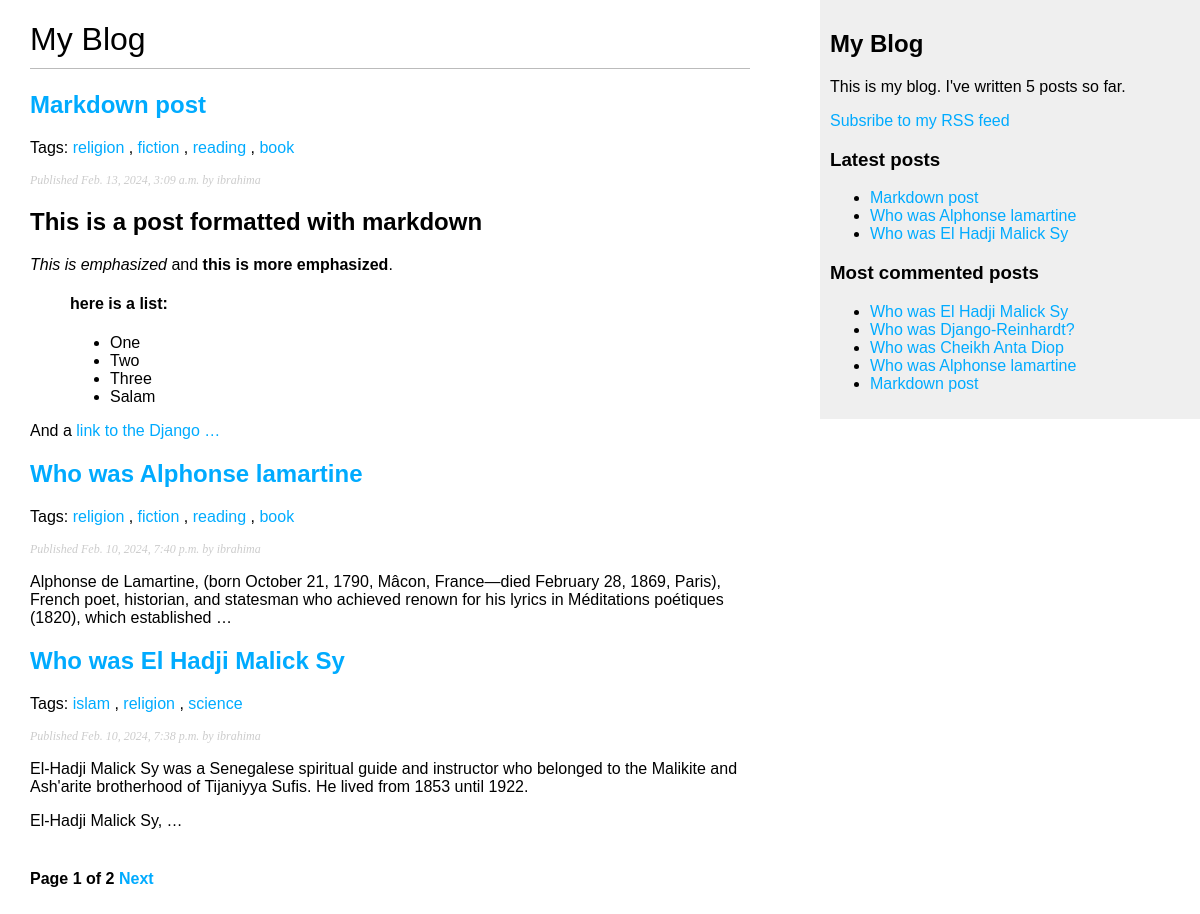
Screenshot of /blog/ with the database file from the repository.
### blog/models.py (models this page shows, shortened)
class Post(models.Model):
    class Status(models.TextChoices):
        DRAFT = 'DF','Draft'
        PUBLISHED= 'PB', 'Published'
    title= models.CharField(max_length=250)
    slug=models.SlugField(max_length=250, unique_for_date='publish')
    author = models.ForeignKey(User, on_delete= models.CASCADE, related_name='blog_posts')
    body = models.TextField()
    publish = models.DateTimeField(default=timezone.now)
    created = models.DateTimeField(auto_now_add=True)
    updated= models.DateTimeField(auto_now=True)
    status = models.CharField(max_length=2, choices=Status.choices,
                              default=Status.DRAFT)
    objects = models.Manager()
    published= PublishedManager()
    class Meta:
        ordering= ['-publish']
        indexes = [
            models.Index(fields=['-publish'])
        ]
    tags = TaggableManager()
    def get_absolute_url(self):
         return reverse('blog:post_detail',
                        args=[self.publish.year, self.publish.month,
                                self.publish.day, self.slug])

### blog/views.py (the view)
# urls.py: path("", views.post_list, name='post_list'),
def post_list(request, tag_slug=None):
    post_list= Post.published.all()
    tag = None
    if tag_slug:
       tag = get_object_or_404(Tag, slug=tag_slug)
       post_list= post_list.filter(tags__in=[tag])
    paginator = Paginator(post_list, 3)
    page_number = request.GET.get('page', 1)
    try:
      posts = paginator.page(page_number)
    except PageNotAnInteger:
       posts=paginator.page(1)
    except EmptyPage:
       posts = paginator.page(paginator.num_pages)
    return render(request, 'blog/post/list.html', {'posts':posts, 'tag':tag})

### blog/models.py (called while the page is built)
       def get_queryset(self):
           return super().get_queryset()\
                        .filter(status=Post.Status.PUBLISHED)

### blog/templatetags/blog__tags.py (called while the page is built)
@register.simple_tag
def total_posts():
    return Post.published.count()

@register.inclusion_tag('blog/post/latest_posts.html')
def show_latest_posts(count=5):
    latest_posts =Post.published.order_by('-publish')[:count]
    return {'latest_posts': latest_posts}

@register.simple_tag
def get_most_commented_posts(count=5):
    return Post.published.annotate(total_comments=Count('comments')).order_by('-total_comments')[:count]

@register.filter(name='markdown')
def markdown_format(text):
    return mark_safe(markdown.markdown(text))

### blog/templates/blog/post/list.html (shortened to what this page needs)
{% extends 'blog/base.html' %}
{% load blog__tags %}
{% block content %}
<h1>My Blog</h1>
{% for post in posts %}
 <h2>
     <a href="{{post.get_absolute_url}}"> {{post.title}}</a>
 </h2>
     <p class="tags">
        Tags:
        {% for tag in post.tags.all %}
          <a href="{%url "blog:post_list_by_tag" tag.slug %}">
              {{ tag.name }}
          </a>
          {% if not forloop.last%}, {% endif %}
          {% endfor %}
     </p>
 <p class="date">
 Published {{post.publish}} by {{post.author }}
 </p>
 {{post.body|markdown|truncatewords_html:30}}
 {% endfor %}
   {% include "pagination.html" with page=posts %}
 {% endblock %}

### blog/templates/blog/base.html (shortened to what this page needs)
{% load blog__tags %}
{% load static %}
<!DOCTYPE html>
<html lang="en">
<head>
    <link rel="stylesheet" href="{% static "css/blog.css" %}">
</head>
<body>
    <div id="content">
        {% block content %}
        {% endblock %}
    </div>
       <div id="sidebar">
        <h2>My Blog</h2>
        <p>This is my blog.  I've written {% total_posts%}  posts so far.</p>
          <p>
            <a href="{% url 'blog:post_feed'%}"> Subsribe to my RSS feed</a>
          </p>
        <h3>Latest posts</h3>
            {% show_latest_posts 3 %}
            <h3>Most commented posts</h3>
            {% get_most_commented_posts as most_commented_posts%}
            <ul>
                {% for post in most_commented_posts %}
                <li>
                    <a href="{{post.get_absolute_url}}">{{post.title }}</a>
                </li>
                {% endfor %}
            </ul>
       </div>
</body>
</html>

### blog/templates/pagination.html (shortened to what this page needs)
<div class="pagination">
    <span class="step-links">
       <span class="current">
        Page {{page.number}} of {{page.paginator.num_pages}}
       </span>
       {% if page.has_next %}
       <a href="?page={{page.next_page_number}}">Next</a>
       {% endif %}
    </span>
</div>

### blog/templates/blog/post/latest_posts.html
<ul>
   {% for post in latest_posts %}
   <li>
    <a href="{{post.get_absolute_url}}">{{ post.title}}</a>
   </li>
   {% endfor %}
</ul>

### blog/static/css/blog.css (style rules this page uses)
body { margin:0; padding: 0; font-family: Arial, Helvetica, sans-serif; }
a { color: #00abff; text-decoration: none; }
h1 { font-weight: normal; border-bottom: 1px solid #bbb; padding: 0 0 10px 0; }
#content { float: left; width: 60%; padding: 0 0 0 30px; }
#sidebar { float:right; width:30%; padding: 10px; background: #efefef; height: 100%; }
p.date { color:#ccc; font-family: georgia, serif; font-size: 12px; font-style: italic; }
.pagination { margin:40px 0; font-weight:bold; }

### rows the page displays
Post: title "Markdown post", publish "Feb. 13, 2024, 3:09 a.m.", author "ibrahima", body "This is a post formatted with markdown This is emphasized and this is more emphasized . here is a list: One Two Three Salam And a link to the Django …"
Tag: name "religion"
Tag: name "fiction"
Tag: name "reading"
Tag: name "book"
Post: title "Who was Alphonse lamartine", publish "Feb. 10, 2024, 7:40 p.m.", author "ibrahima", body "Alphonse de Lamartine, (born October 21, 1790, Mâcon, France—died February 28, 1869, Paris), French poet, historian, and statesman who achieved renown for his lyrics in Méditations poétiques (1820), which established …"
Post: title "Who was El Hadji Malick Sy", publish "Feb. 10, 2024, 7:38 p.m.", author "ibrahima", body "El-Hadji Malick Sy was a Senegalese spiritual guide and instructor who belonged to the Malikite and Ash'arite brotherhood of Tijaniyya Sufis. He lived from 1853 until 1922. El-Hadji Malick Sy, …"
Tag: name "islam"
Tag: name "science"
Post: title "Who was Django-Reinhardt?"
Post: title "Who was Cheikh Anta Diop"

### other values shown
{{ page.number }} "1"
{{ page.paginator.num_pages }} "2"
